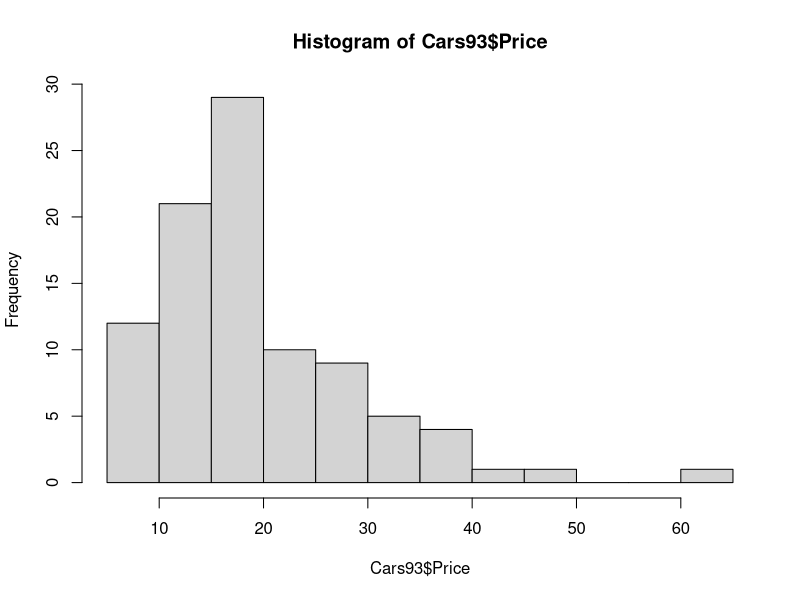
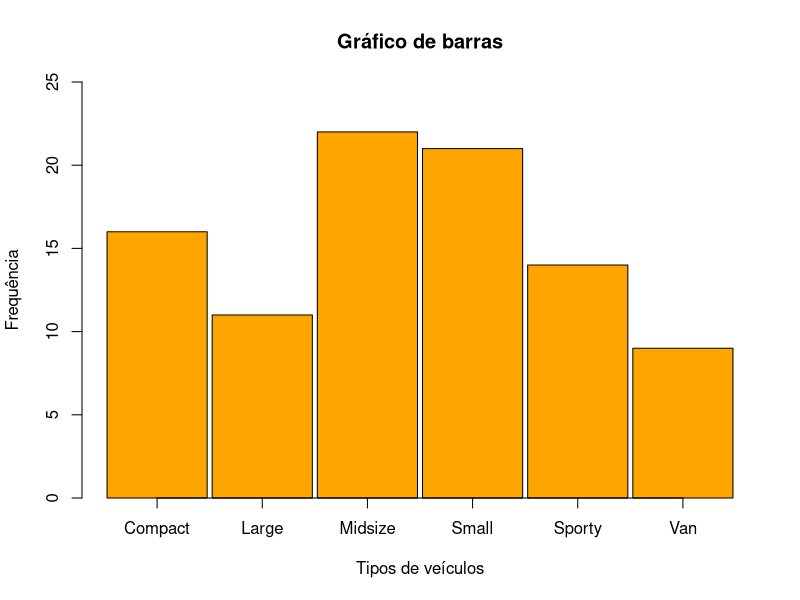
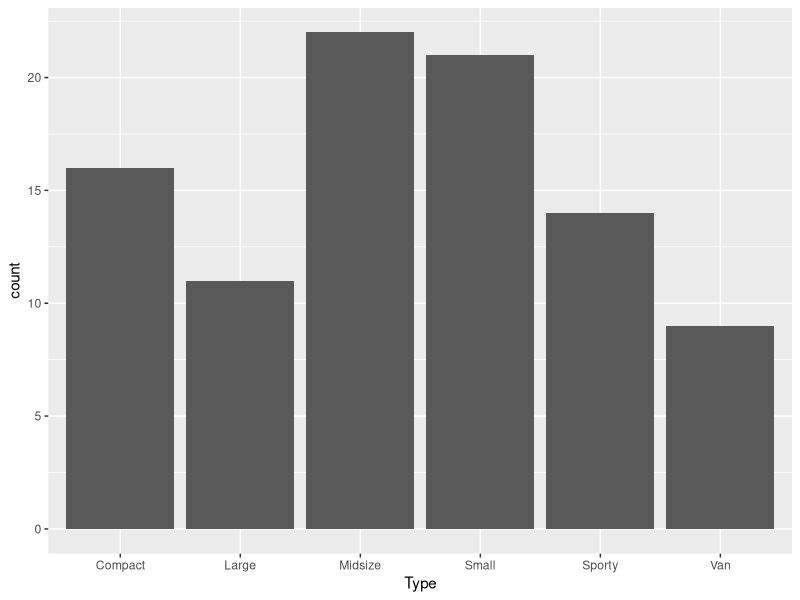
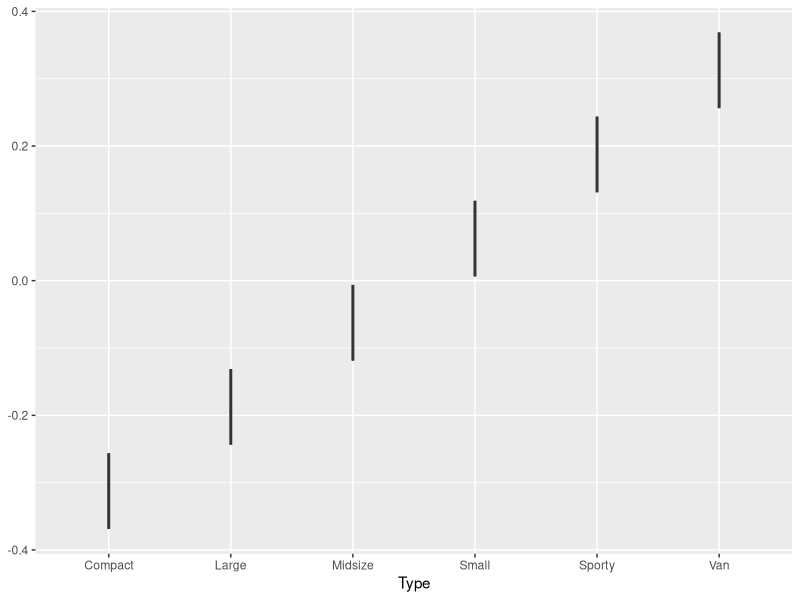
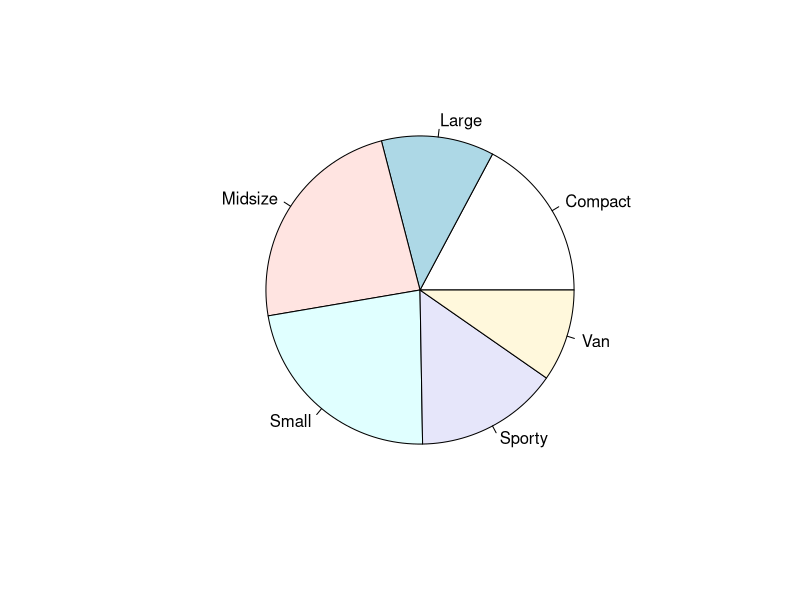
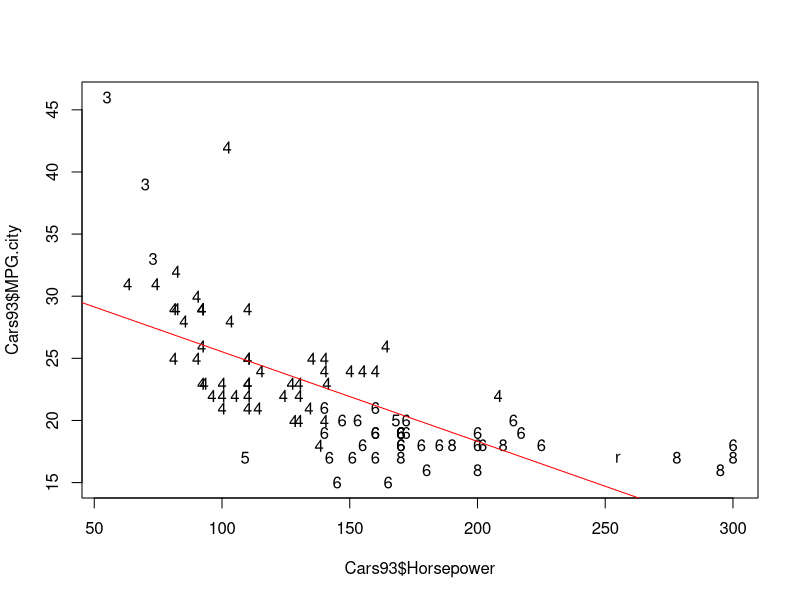
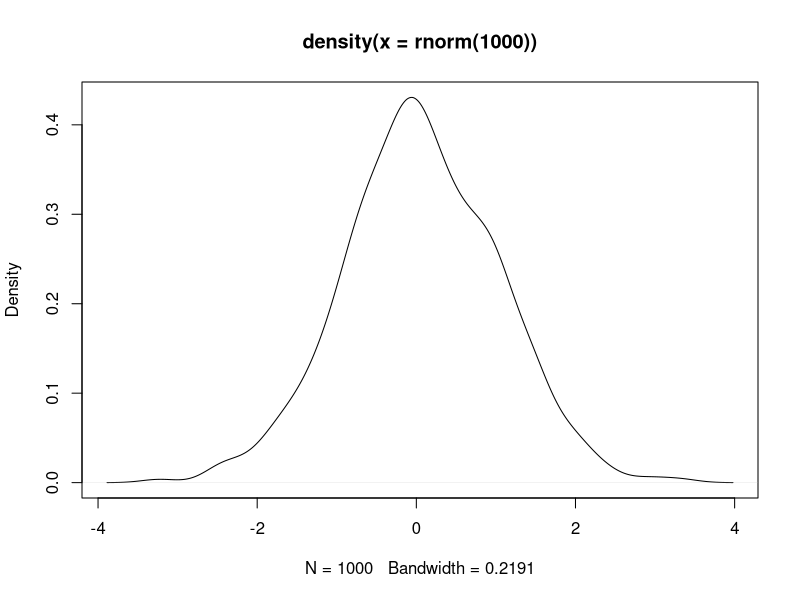
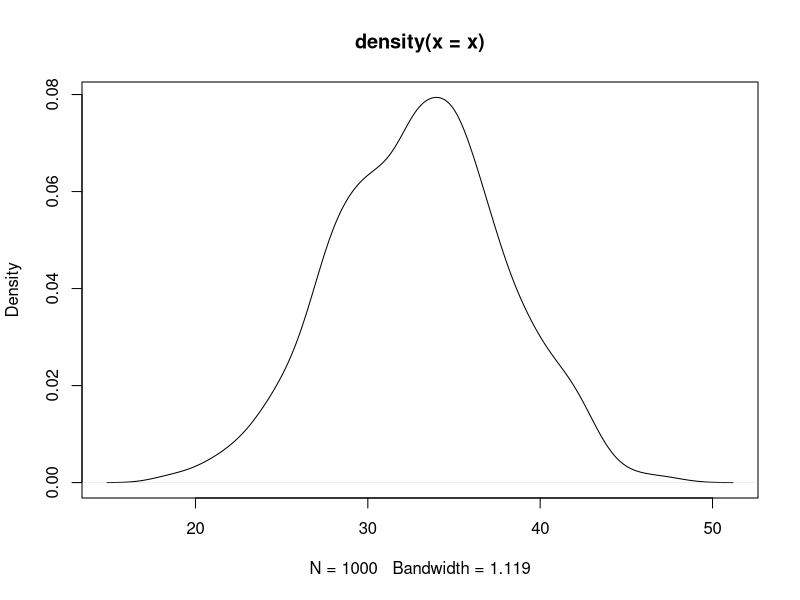

Recreate these plots in R, in order. (Note: this script raises an error after producing the figures.)
## ---- chunk 1
a <- 10

b <- 20

a + b # Soma 
## ---- chunk 2
library('MASS')

summary(Cars93)

hist(Cars93$Price)
## ---- chunk 3
library("MASS") 

barplot(
  table(Cars93$Type), 
  ylim=c(0,25), 
  xlab="Tipos de veículos", 
  ylab="Frequência", 
  axis.lty = "solid", 
  space = .05, 
  col = "orange", 
  main = "Gráfico de barras") 
## ---- chunk 4
#install.packages("ggplot")
library("MASS")
library(ggplot2)

ggplot(Cars93) +
  aes(x = Type) + 
  geom_bar()
## ---- chunk 5
library('MASS')
library(ggplot2)

ggplot(Cars93) +
  aes(x = Type) +
  geom_boxplot()
## ---- chunk 6
library("MASS")

pie(table(Cars93$Type))
## ---- chunk 7
library("MASS")

plot(
  Cars93$Horsepower, 
  Cars93$MPG.city,
  pch = as.character(Cars93$Cylinders)
)
abline(lm(Cars93$MPG.city~Cars93$Horsepower), col="red") # Linha de regressao
## ---- chunk 8
# MEDIA
altura <- c(1.50, 1.62, 1.72, 1.80, 1.85)
mean(altura)


#MEDIANA
valores <- c(12.7, 3.4, 4.2, 18.2, 54, -21, 8, -5)
median.result = median(valores)
median.result

#MODA
getmode <- function(v) {
  uniqv <- unique(v)
  uniqv[which.max(tabulate(match(v, uniqv)))]
}

v <- c(2, 1, 2, 3, 1, 2, 3, 4, 1, 5, 5, 3, 2, 3)

getmode(v)
## ---- chunk 9

x <- rnorm(1000) |>
   density() |>
   plot()

## ---- chunk 10

x <- rnorm(1000, 33, 5)

plot(density(x))

## ---- chunk 11

mean(x)
sd(x)

## ---- chunk 12

choose(60, 6)

## ---- chunk 13
install.packages("tidyr")
## Regressao linear - introducao

## Equacao Y = B0 + B1x

## Exemplo = -307,68 + 30 * Temp -> previsao do valor de vendas em determinada temperatura
library(ggplot2) 
library(tidyr) 

Temperatura <- c(19.2,21.2,16.9,20.2,23.5,27.1,24.4,30.1,28.4,23.1,27.6,22.2) 
Vendas <- c(215,325,185,332,406,522,412,614,544,421,445,408)

plot(Temperatura, Vendas)

abline(lm(Vendas~Temperatura), col = "red" )

lm(Vendas~Temperatura)

dados <- data.frame(Temperatura, Vendas)

ggplot(dados) +
  aes(Temperatura, Vendas) +
  geom_point() +
  geom_smooth(method = lm, se = T)
  labs(title = "Temperatura x Vendas", x = "Temperatura", y = "Vendas")


regression_tannin

plot(regression_tannin$tannin, regression_tannin$growth)
abline(lm(regression_tannin$growth~regression_tannin$tannin), col = "blue")

dados1 <- data.frame(regression_tannin$growth, regression_tannin$tannin)

ggplot(dados1) +
  aes(regression_tannin$growth, regression_tannin$tannin) +
  geom_point() +
  geom_smooth(method = lm, se = T)
  labs(title = "Growth x Tannin")
